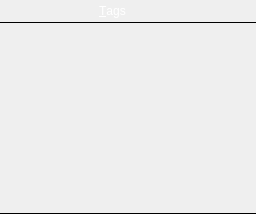
       <widget class="QWidget" name="tagsWidget" native="true">
        <property name="styleSheet">
         <string notr="true">QWidget#tagsWidget {
border: none;
}</string>
        </property>
        <layout class="QVBoxLayout" name="tagsVerticalLayout">
         <property name="spacing">
          <number>0</number>
         </property>
         <property name="leftMargin">
          <number>0</number>
         </property>
         <property name="topMargin">
          <number>0</number>
         </property>
         <property name="rightMargin">
          <number>0</number>
         </property>
         <property name="bottomMargin">
          <number>0</number>
         </property>
         <item>
          <widget class="PanelWidget" name="tagsSidePanel">
           <property name="minimumSize">
            <size>
             <width>0</width>
             <height>22</height>
            </size>
           </property>
           <property name="maximumSize">
            <size>
             <width>16777215</width>
             <height>22</height>
            </size>
           </property>
           <property name="styleSheet">
            <string notr="true">QWidget {
border: none;
background-color: qlineargradient(x1: 0, y1: 0, x2: 0, y2: 1,
stop: 0 #a6a6a6, stop: 0.08 #7f7f7f,
stop: 0.39999 #717171, stop: 0.4 #626262,
stop: 0.9 #4c4c4c, stop: 1 #333333);
color: rgb(255, 255, 255);
}

QPushButton {
border: none;
padding: 0px;
}

QPushButton:focus {
outline: none;
}

QPushButton:hover:!pressed {
background-color: qlineargradient(x1: 0, y1: 0, x2: 0, y2: 1,
stop: 0 #bcbcbc, stop: 0.08 #9f9f9f,
stop: 0.39999 #949494, stop: 0.4 #898989,
stop: 0.9 #787878, stop: 1 #666666);
}

QPushButton:pressed {
background-color: qlineargradient(x1: 0, y1: 0, x2: 0, y2: 1,
stop: 0 #535353, stop: 0.08 #3f3f3f,
stop: 0.39999 #393939, stop: 0.4 #313131,
stop: 0.9 #262626, stop: 1 #1a1a1a);
}

QPushButton#tagIconPseudoPushButton:hover {
background-color: qlineargradient(x1: 0, y1: 0, x2: 0, y2: 1,
stop: 0 #a6a6a6, stop: 0.08 #7f7f7f,
stop: 0.39999 #717171, stop: 0.4 #626262,
stop: 0.9 #4c4c4c, stop: 1 #333333);
}

QPushButton#tagIconPseudoPushButton:pressed {
background-color: qlineargradient(x1: 0, y1: 0, x2: 0, y2: 1,
stop: 0 #a6a6a6, stop: 0.08 #7f7f7f,
stop: 0.39999 #717171, stop: 0.4 #626262,
stop: 0.9 #4c4c4c, stop: 1 #333333);
}

QLabel {
border: none;
}</string>
           </property>
           <property name="lineWidth">
            <number>0</number>
           </property>
           <layout class="QHBoxLayout" name="tagButtonsHorizontalLayout">
            <property name="spacing">
             <number>0</number>
            </property>
            <property name="leftMargin">
             <number>0</number>
            </property>
            <property name="topMargin">
             <number>0</number>
            </property>
            <property name="rightMargin">
             <number>1</number>
            </property>
            <property name="bottomMargin">
             <number>0</number>
            </property>
            <item>
             <widget class="QLabel" name="tagsLeftPaddingLabel">
              <property name="minimumSize">
               <size>
                <width>10</width>
                <height>20</height>
               </size>
              </property>
              <property name="maximumSize">
               <size>
                <width>10</width>
                <height>20</height>
               </size>
              </property>
             </widget>
            </item>
            <item>
             <widget class="QPushButton" name="tagPanelIconPseudoPushButton">
              <property name="minimumSize">
               <size>
                <width>20</width>
                <height>20</height>
               </size>
              </property>
              <property name="maximumSize">
               <size>
                <width>20</width>
                <height>20</height>
               </size>
              </property>
              <property name="icon">
               <iconset resource="../../../resource/icons/other/icons.qrc">
                <normaloff>:/tag/tag.png</normaloff>:/tag/tag.png</iconset>
              </property>
              <property name="iconSize">
               <size>
                <width>16</width>
                <height>16</height>
               </size>
              </property>
             </widget>
            </item>
            <item>
             <widget class="QLabel" name="tagsLabel">
              <property name="sizePolicy">
               <sizepolicy hsizetype="Preferred" vsizetype="Fixed">
                <horstretch>0</horstretch>
                <verstretch>0</verstretch>
               </sizepolicy>
              </property>
              <property name="minimumSize">
               <size>
                <width>90</width>
                <height>20</height>
               </size>
              </property>
              <property name="text">
               <string>&amp;Tags</string>
              </property>
              <property name="alignment">
               <set>Qt::AlignCenter</set>
              </property>
              <property name="buddy">
               <cstring>tagsTreeView</cstring>
              </property>
             </widget>
            </item>
            <item>
             <widget class="QPushButton" name="addTagButton">
              <property name="sizePolicy">
               <sizepolicy hsizetype="Fixed" vsizetype="Fixed">
                <horstretch>0</horstretch>
                <verstretch>0</verstretch>
               </sizepolicy>
              </property>
              <property name="minimumSize">
               <size>
                <width>20</width>
                <height>20</height>
               </size>
              </property>
              <property name="maximumSize">
               <size>
                <width>20</width>
                <height>20</height>
               </size>
              </property>
              <property name="icon">
               <iconset theme="document-new">
                <normaloff>.</normaloff>.</iconset>
              </property>
              <property name="iconSize">
               <size>
                <width>16</width>
                <height>16</height>
               </size>
              </property>
              <property name="flat">
               <bool>true</bool>
              </property>
             </widget>
            </item>
            <item>
             <widget class="QPushButton" name="removeTagButton">
              <property name="sizePolicy">
               <sizepolicy hsizetype="Fixed" vsizetype="Fixed">
                <horstretch>0</horstretch>
                <verstretch>0</verstretch>
               </sizepolicy>
              </property>
              <property name="minimumSize">
               <size>
                <width>20</width>
                <height>20</height>
               </size>
              </property>
              <property name="maximumSize">
               <size>
                <width>20</width>
                <height>20</height>
               </size>
              </property>
              <property name="icon">
               <iconset theme="edit-delete">
                <normaloff>.</normaloff>.</iconset>
              </property>
              <property name="iconSize">
               <size>
                <width>16</width>
                <height>16</height>
               </size>
              </property>
              <property name="flat">
               <bool>true</bool>
              </property>
             </widget>
            </item>
            <item>
             <widget class="QPushButton" name="tagInfoButton">
              <property name="sizePolicy">
               <sizepolicy hsizetype="Fixed" vsizetype="Fixed">
                <horstretch>0</horstretch>
                <verstretch>0</verstretch>
               </sizepolicy>
              </property>
              <property name="minimumSize">
               <size>
                <width>20</width>
                <height>20</height>
               </size>
              </property>
              <property name="maximumSize">
               <size>
                <width>20</width>
                <height>20</height>
               </size>
              </property>
              <property name="icon">
               <iconset theme="dialog-information">
                <normaloff>.</normaloff>.</iconset>
              </property>
              <property name="iconSize">
               <size>
                <width>16</width>
                <height>16</height>
               </size>
              </property>
              <property name="flat">
               <bool>true</bool>
              </property>
             </widget>
            </item>
           </layout>
          </widget>
         </item>
         <item>
          <widget class="TagItemView" name="tagsTreeView">
           <property name="minimumSize">
            <size>
             <width>0</width>
             <height>30</height>
            </size>
           </property>
           <property name="styleSheet">
            <string notr="true">#tagsTreeView {
border: none;
border-top: 1px solid black;
border-bottom: 1px solid black;
background-color: transparent;
}</string>
           </property>
           <property name="horizontalScrollBarPolicy">
            <enum>Qt::ScrollBarAlwaysOff</enum>
           </property>
           <property name="showDropIndicator" stdset="0">
            <bool>true</bool>
           </property>
           <property name="dragEnabled">
            <bool>true</bool>
           </property>
           <property name="dragDropOverwriteMode">
            <bool>true</bool>
           </property>
           <property name="dragDropMode">
            <enum>QAbstractItemView::InternalMove</enum>
           </property>
           <property name="defaultDropAction">
            <enum>Qt::MoveAction</enum>
           </property>
           <property name="selectionMode">
            <enum>QAbstractItemView::SingleSelection</enum>
           </property>
           <property name="selectionBehavior">
            <enum>QAbstractItemView::SelectRows</enum>
           </property>
          </widget>
         </item>
        </layout>
       </widget>
